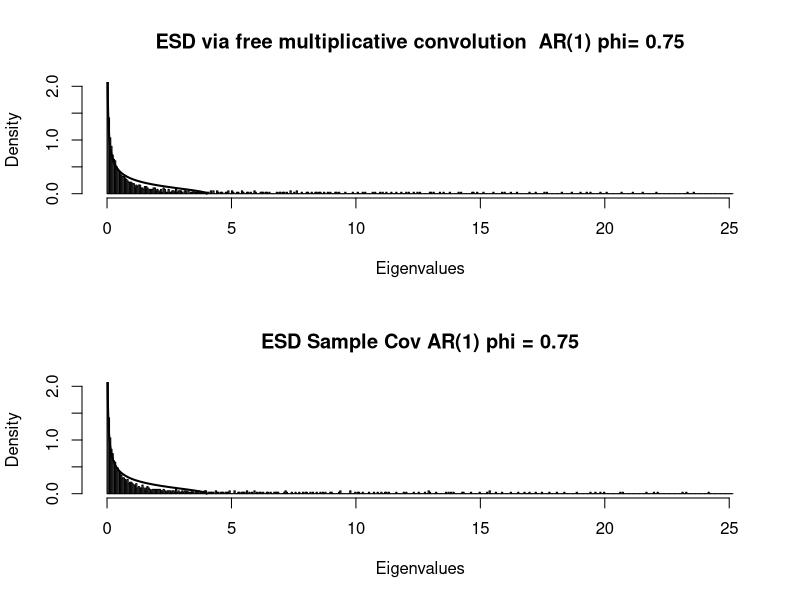

Source code (R): (Note: this script raises an error after producing the figure.)
# Oliver Orejola
#
# Created: 7/16/21
# Updated: 7/27/21
# Free Multiplicative Convolution 
#
#
#################################

addMP<- function(lambda){
  lambda_plus = (1 + sqrt(lambda))**2
  lambda_minus = (1 - sqrt(lambda))**2
  u=seq(lambda_minus,lambda_plus,by=.01)
  v=sqrt((lambda_plus - u)*(u - lambda_minus))*1/(2*pi * u * lambda)
  lines(u,v,lwd=2)
}

# Spectral Density of AR(1)
specdenAR <- function(v,phi,variance){
  f <- variance/(2*pi) * 1/(1-2*phi*cos(v)+phi^2)
  return(f)
}
# Spectral Density of fARIMA(0,d,0)
specdenfARIMA <- function(v,d){
  f<- (1/(2*pi))*((2*sin(v/2))^(2))^(-d)
  return(f)
}
#################################

N = 750
U = runif(N,-pi,pi)
phi = 0.75
d = -0.2
f_AR <- 2*pi*diag(specdenAR(U,phi,1))

f_fARIMA <- 2*pi*diag(specdenfARIMA(U,d))
X<- matrix(rnorm(N*N),N,N)
MP <- 1/N*crossprod(X)

E_AR_FMP <-eigen(f_AR %*% MP)$values
E_fARMA_FMP <-eigen(f_fARIMA %*% MP)$values

##############################
X<-c()
for(i in 1:N){
  X<- append(X,arima.sim(list(order=c(1,0,0), ar=phi), n=N))
}
XX <- matrix( X, N,N, byrow = TRUE)  
E_AR <-eigen(1/N* crossprod(t(XX)))$values

M <- max(E_AR,E_AR_FMP)

par(mfrow = c(2,1))
hist(E_AR_FMP, probability=TRUE, breaks = seq(0,M+1,by = 0.05)
     ,ylim=c(0,2)
     ,xlab= "Eigenvalues"
     ,main = paste("ESD via free multiplicative convolution  AR(1) phi=", phi)
)
addMP(1)
hist(E_AR,probability=TRUE
     ,breaks = seq(0,M+1, by = 0.05)
     ,ylim=c(0,2)
     ,xlab= "Eigenvalues"
     ,main = paste("ESD Sample Cov AR(1) phi =", phi)
)
addMP(1)
#################################

X<- c()
for(i in 1:N){
  fARMA<- simARMA0(N, H = d+0.5)
  X <- append(X,fARMA)
}
XX <- matrix( X, N, N,byrow = TRUE)  
E_fARMA <-eigen(1/N*crossprod(t(XX)))$values
M <- max(E_fARMA,E_fARMA_FMP)

hist(E_fARMA_FMP, probability=TRUE, breaks = seq(0,M+1,by = 0.05)
     ,ylim=c(0,2)
     ,xlab= "Eigenvalues"
     ,main = paste("ESD via free multiplicative convolution  fARIMA d =", d)
)
addMP(1)
hist(E_fARMA, probability=TRUE, breaks = seq(0,M+1,by = 0.05)
     ,ylim=c(0,2)
     ,xlab= "Eigenvalues"
     ,main = paste("ESD Sample Cov fARIMA d =", d)
)
addMP(1)